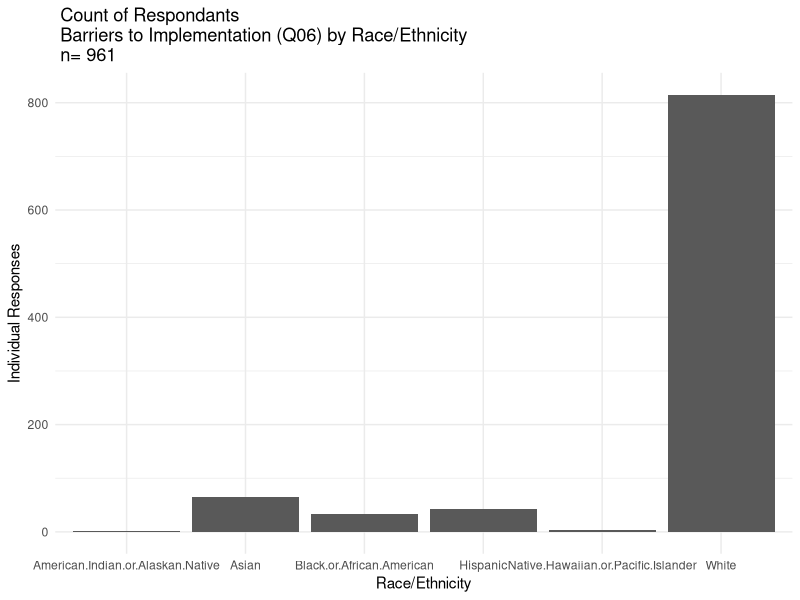

R code for this plot: (Note: this script raises an error after producing the figure.)
# load required libraries
require(ggplot2)
require(tidyverse)
require(reshape2)
require(pwr)
require(gplots)
require(corrplot)

############ LOAD THE PREPARED SURVEY DATA ###########################################
#read in cleaned dataframe "decoded_df_w_ethnicity.csv"
master.df <- read_csv("../../data_cleaning_scripts/05_adjust_ethnicities/output/decoded_df_w_ethnicity.csv")

############# MANUAL!!!! SET 1st SET OF MANUAL VARIABLES  #############################

# set the variable (Question) that will be analyzed: "COLUMN_NAME"
category.column.name <- "tracked_ethnicities"

# set a 'nice' (e.g. human readable) name to describe this category: "Category (Q#)"
category.column.name.nice <- "Race/Ethnicity"

# set a 'safe name' for naming variables: "Q#_category_category"
category.column.name.safe <- "race_ethnicity"

# set a 'short' for naming filename variables: "Q#_category"
category.column.name.short <- "Q15_ethnicity"

#set a nice name in upper and lower case that describes the category kinds 
#(e.g. gender, institution type): ""

category.nice.name.caps <- "Race and Ethnicity"
category.nice.name.lower <- "race and ethnicity"

############# GET CATEGORIES TO ANALYZE  ##############################################
#All questions are analyzed by a stratafying category (e.g. gender)

#subset the category column
category.column.subset <-  master.df[[category.column.name]]
#Get the levels (possible answers) within that catagories
category.levels <- levels(as.factor(category.column.subset))

############# MANUAL!!!! SET 2nd SET OF MANUAL VARIABLES  #############################

#Set levels to retain ( excluding for example responses such as 'Don't Know or 'NA')
# select the range of values within catagory.levels to use (e.g. category.levels[1:4])
category.levels <- category.levels[1:6]

#######################################################################################

# Reset the category subset
category.column.subset <-  master.df[[category.column.name]]



############ TEMPLATE VARIABLES    ############################
# These variables should not change and are specific to a template that analyzes a particular question
# Q38 Variables

#Names
# variable (Question) that will be analyzed ("COLUMN_NAME)
question.column.name <- "Q6_Optional..Please.describe.briefly..include.any.barriers.to.development.and.or.implementation."
# subsetting variable for this column (e.g master.df$COLUMN_NAME)
question.column.name.nice <- "Barriers to Implementation (Q06)"
# 'nice name' to describe this question
question.column.name.safe <- "Q06_barriers_to_implementation"
# 'short name' to describe this question
question.column.name.short <- "Q6_implementation"
# 'safe name' for naming variables
question.column.subset <- master.df[[question.column.name]]

########## Cleaning Steps ###################################################

#remove respondants not in US/Puerto Rico
remove.non.us.repondants <- function(df){
  countries <- c("United States","Puerto Rico")
  df <- df%>%
    filter(Country_Country %in% countries )
  return(df)
}

master.df.us.only <- remove.non.us.repondants(master.df)

# We will only analyze data that match the category.levels you have selected
# assuming you removed NA's or 'Don't knows, we will only analyze data for 
# respondants for which we have a response to the stratfying category

remove.non.relavant.repondants <- function(df){
  responses <- c("United States","Puerto Rico")
  df <- df%>%
    filter_(lazyeval::interp(quote(x %in% y), x=as.name(category.column.name), y=category.levels))
  return(df)
}

relavant.respondants.df <- remove.non.relavant.repondants(master.df.us.only)

#RESET SUBSET VALUES
category.column.subset <- relavant.respondants.df[[category.column.name]]
question.column.subset <- relavant.respondants.df[[question.column.name]]


############# column selection #################################################


category.raw.scored.columns <- c("Q06_Faculty.Issue...No.Expertise..Training",
                                 "Q06_Faculty.Issue...Time", 
                                 "Q06_Faculty.Issue...Not.enough.Faculty.members", 
                                 "Q06_Faculty.Issues...Interest.in.Topic", 
                                 "Q06_Curriculum.Issue...Course.Load.Full..No.time.space.for.Content", 
                                 "Q06_Curric.Isues..Curric.Revision.needed", 
                                 "Q06_Curric.Isues...Bioinf.approaches.need.to.be.taugh.at.every.level.integrate.current.classes", 
                                 "Q06_Curic.Issues...Bioinf.Program.Courses.under.develop", 
                                 "Q06_Curric.Isues...Not.a.req.for.Life.Sci.Majors..Pre.Med", 
                                 "Q06_Curric.Issue...Class.Size.too.large", 
                                 "Q06_Curric.Issues...Not.enough.classes.seats.available", 
                                 "Q06_Student.issue...Lack.of.Student.interest.in.quant.skills.and.related.courses", 
                                 "Q06_Student.Issues...Student.Background.is.insufficient", 
                                 "Q06_Inst.Dept.Support...Institutional.Inertia", 
                                 "Q06_Inst.Dept.Support...Inter.Departmental.Cooperation", 
                                 "Q06_Inst.Dept.Support...IT.Supprt", 
                                 "Q06_Inst.Dept.Support...State.Regulation",
                                 "Q06_Resource.Issue...Funding", 
                                 "Q06_Resource.Issues...Access.to.Approp.Software..Op.sys", 
                                 "Q06_Resources...Access.to.developed.Bioinf.Lesson.Plans.Bioinf.Curric", 
                                 "Q06_Facilities...Computer.Labs..Laq.Equip.limited.or.not.available", 
                                 "Q06_Facilities...Servers", 
                                 category.column.name)

category.raw.scored.df <- relavant.respondants.df%>%
  select(one_of(category.raw.scored.columns))

# Create a set of nice names for these columns

category.raw.scored.columns.nice.names <- c("Faculty Issues: Expertise/training", 
                                            "Faculty Issues: Time",
                                            "Faculty Issues: Too few faculty",
                                            "Faculty Issues: Lack of interest",
                                            "Curriculum Issues: No space",
                                            "Curriculum Issues: Incompatible with current curriculum",
                                            "Curriculum Issues: Integration needed at every level",
                                            "Curriculum Issues: Bioinformatics curriculum is under development",
                                            "Curriculum Issues: Not required for life sci/pre-med majors",
                                            "Curriculum Issues: Class size",
                                            "Curriculum Issues: Too few seats",
                                            "Student Issues: Lack of interest",
                                            "Student Issues: Background knowledge",
                                            "Institutional: Institutional inertia", 
                                            "Institutional: Inter-departmental cooperation", 
                                            "Institutional: IT support", 
                                            "Institutional: State regulation", 
                                            "Resource Issues: Funding", 
                                            "Resource Issues: Access to software",
                                            "Resource Issues: Access to bioinformatics lesson plans/curricula",
                                            "Facilities: Access to computer(s)/labs",
                                            "Facilities: Servers")

# Select the reduced columns (columns where coded responses have been summarized into
# binary values (1 = at least one faculty issue reported , 0 = no faculty issues reported


category.reduced.columns <- c("q06_Faculty_issues_reduced",
         					  "q06_Curriculum_issues_reduced",
         					  "q06_Student_issues_reduced",
         					  "q06_Institutional_issues_reduced",
         					  "q06_Resource_issues_reduced",
         					  "q06_Facilities_issues_reduced",
                              category.column.name)

category.reduced.df<- relavant.respondants.df%>%
  select(one_of(category.reduced.columns))

# create a set of nice names

category.reduced.columns.nice.names <- c("Faculty Issues",
                                        "Curriculum Issues", 
                                        "Student Issues", 
                                        "Institutional Issues",
                                        "Resource Issues", 
                                        "Facilities Issues")

######### CREATE DIRECTORIES #########################################################

#Create directory for table outputs

table.dir.path <- paste("./analysis_of",
                        question.column.name.safe, 
                        "by",
                        category.column.name.safe,
                        "/output_tables/",
                        sep = "_"
)
plot.dir.path <- paste("./analysis_of",
                       question.column.name.safe, 
                       "by",
                       category.column.name.safe,
                       "/output_plots/",
                       sep = "_"
)

#Create folders and start a ReadMe for this analysis
dir.create(table.dir.path, recursive = TRUE)
dir.create(plot.dir.path, recursive = TRUE)



############ MANUAL!!!!  CREATE A SET OF NICE NAMES FOR PLOTTING #######################
# Create a dataframe of your selected catagories and assign them easy-to-interprit names

#Nice names data frame - create a datframe of nice names for your categories, you must
#complete the df for all of the categories
#example:
#category.df <- data.frame ("Associates"= category.levels[1], 
#                           "Baccalaureate" = category.levels[2] , 
#                           "Masters" = category.levels[3] , 
#                           "Doctoral" = category.levels[4], 
#                           stringsAsFactors = FALSE)


category.df <- data.frame ("American Indian or Alaskan Native"= category.levels[1],
                           "Asian" = category.levels[2], 
                           "Black or African American" = category.levels[3], 
                           "Hispanic" = category.levels[4],
                           "Native Hawaiian or Pacific Islander"= category.levels[5], 
                           "White" = category.levels[6],
                           stringsAsFactors = FALSE)

######### DATA FRAME FORMATTING AND CLEANING STEPS  ###################################

#Create and format nice name dataframe
nice.names.df <- data.frame(t(category.df))
nice.names.df$rownames <- rownames(nice.names.df)
rownames(nice.names.df) <- nice.names.df$t.category.df.
nice.names.df$rownames <- as.character(nice.names.df$rownames)
nice.category.names <- nice.names.df$rownames

# The first row of category.df contains the original value of the category level, rename row
rownames(category.df)[1] <- "category_key"

#Create a blank row that will will come in handy later for storing other values
category.df.blank <- category.df
category.df.blank[2,] <- NA

########## ANALYSIS FUNCTIONS ########################################################
# The remainder of this script should not change based on the question or category

### count responses
# Determine how many respondents identifed in the accepted stratafying categories 
# (e.g. how many identifed as male or female)


num.cat.respondants <- function(df,
                                category.df.blank, 
                                category.column.subset,
                                table.dir.path,
                                question.column.name.safe){

  # Craate a df to hold the response counts
  response.counts.by.category <- category.df.blank
  rownames(response.counts.by.category)[2] <- "response_count"
  
  #use dplyr filter to find all rows in the matser df that match your chosen category levels
  # which in our df are the row 1 category keys. 
  
  for (category in colnames(response.counts.by.category)) {
    response.counts.by.category["response_count",category] <- df%>%
      # filter pipe below will return counts for all respondants that match the category
      filter(category.column.subset == response.counts.by.category["category_key",category])%>%
      count()
  }
  
  response.counts.by.category.filename <- paste(table.dir.path,
                                                "count_of_responses_to_", 
                                                question.column.name.short, 
                                                ".csv", 
                                                sep = "")
  write.csv(response.counts.by.category, file = response.counts.by.category.filename)
  
  # 2. Calculate "overall n" for the stratifying category - these are the number of respondants 
  # who answered to your chosen category, and who will be analyzed 
  
  n.respondants <- sum(as.numeric(response.counts.by.category["response_count",]))
  
  return(list(n.respondants = n.respondants,
              response.counts.by.category = response.counts.by.category))
}


# calculate number of respondants who identified within a stratfying category and write to file
n.respondants.object <- num.cat.respondants(category.raw.scored.df,
                                      category.df.blank, 
                                      category.column.subset,
                                      table.dir.path,
                                      question.column.name.safe)

n.respondants <- as.numeric(n.respondants.object[1])
response.counts.by.category <-as.data.frame(n.respondants.object[2])


##### PLOTTING SUMMMARY STATISTICS FUNCTION ############


plot.summary.statistics <- function(df,
                                    nice.names.df,
                                    category.column.name.nice,
                                    question.column.name.nice,
                                    question.column.name.safe,
                                    category.column.name.safe){
  # reshape the data for plotting and convert value to numeric types
  summary.response.df <- response.counts.by.category["response_count",]
  summary.response.df <- melt(as.matrix(summary.response.df))
  summary.response.df[,"value"] <- as.numeric(as.character(summary.response.df$value))
  
  # ggplot barplot 
  categories <- nice.category.names 
  summary.response.df%>%
  ggplot()+
    aes(x=Var2, y=value)+
    geom_bar(stat="identity", 
             position = "dodge")+
    ylab("Individual Responses")+
    xlab(category.column.name.nice)+
    scale_x_discrete(labels = categories )+
    ggtitle(paste(" Count of Respondants\n",
                  question.column.name.nice,
                  "by",
                  category.column.name.nice, 
                  "\n n=",
                  n.respondants))+
    theme_minimal()
                             
  
  summary.response.plotname <- paste("count_of_respondants",
                                     question.column.name.short,
                                     "by",
                                     category.column.name.short,
                                     ".png",
                                     sep = "_")
  
  ggsave(paste(plot.dir.path, summary.response.plotname, sep= ""), 
         width = 13.8, 
         height = 8.81, 
         units = "in")
  
}

#generate the summary statistic plot
plot.summary.statistics(response.counts.by.category,
                        nice.names.df,
                        category.column.name.nice,
                        question.column.name.nice,
                        question.column.name.safe,
                        category.column.name.safe)







######### RAW SCORE ANALYSIS #############################################################################

#Generate summary stats for raw scored sub-categories

raw.score.analysis <- function(df,
                               category.levels,
                               file.name.switch = 0, 
                               column.nice.names.f
                               ){
  #prepare a blank dataframe
  raw.scored.analysis.df <- df
  
  
  #generate the correct index numbers for the dataframe to analyze (not counting last column)
  raw.scored.analysis.index <- length(df) - 1
  
  #generate sums for each scored category by stratficiation category
  
  for (category in category.levels){
    for (score.category in colnames(df)[1:raw.scored.analysis.index] ){
      raw.scored.analysis.df[category,score.category] <- df %>%
        filter_(lazyeval::interp(quote(x == y), 
                                 x=as.name(category.column.name), 
                                 y=category))%>%
        select_(score.category)%>%
        mutate_if(is.character,as.numeric)%>%
        colSums()%>%
        as.numeric()
    }
  }
  
  
  #remove extraneous rows, tranpose, restore dataframeness, remove extraneous last row, add nice names
  raw.scored.analysis.df <- tail(as.matrix(raw.scored.analysis.df), length(category.levels))
  raw.scored.analysis.df <- t(raw.scored.analysis.df)
  raw.scored.analysis.df <- data.frame(raw.scored.analysis.df, stringsAsFactors = FALSE)
  raw.scored.analysis.df <- head(raw.scored.analysis.df, nrow(raw.scored.analysis.df) -1)
  colnames(raw.scored.analysis.df) <- colnames(category.df)
  rownames(raw.scored.analysis.df) <- column.nice.names.f
  
  
  #write the summary table
  
  ifelse(file.name.switch == 0, 

  raw.score.counts.by.category.filename <- paste(table.dir.path,
                                                 "tally_raw_of_", 
                                                 question.column.name.short,
                                                 "_by_",
                                                 category.column.name.short,
                                                 ".csv", 
                                                 sep = "")
  ,
  raw.score.counts.by.category.filename <- paste(table.dir.path,
                                                 "tally_reduced_of_", 
                                                 question.column.name.short,
                                                 "_by_",
                                                 category.column.name.short,
                                                 ".csv", 
                                                 sep = "")
  )
 

  
  
  
  write.csv(raw.scored.analysis.df, file = raw.score.counts.by.category.filename)
  
  
  # calculate raw score totals and preserve row names
  raw.scored.analysis.tallied.df <- raw.scored.analysis.df%>%
   mutate_if(is.character,as.numeric)%>%
    mutate("Totals_in_all_categories" = Reduce("+",.[1:(length(category.levels))]))
  rownames(raw.scored.analysis.tallied.df) <-column.nice.names.f
  raw.scored.analysis.tallied.df$Barrier <- rownames(raw.scored.analysis.tallied.df)
  
  return(raw.scored.analysis.tallied.df)

}


#tally up the number of individuals reponding in a given category of barrier
raw.scored.analysis.tallied.df <- raw.score.analysis(category.raw.scored.df, 
                                   category.levels,
                                   file.name.switch = 0, 
                                   category.raw.scored.columns.nice.names)







#plot raw score tallies
plot.tallied.scored <- function(raw.scored.analysis.tallied.df, 
                                question.column.name.nice, 
                                n.respondants , 
                                file.name.switch = 0
                                ){
  
  raw.scored.analysis.tallied.df.plot.title <- paste(" Absolute number of issues scored across all categories\n",
                                                     question.column.name.nice,
                                                     "\n",
                                                     "n=",
                                                     n.respondants
  )
  
  raw.scored.analysis.tallied.df%>%
    ggplot()+
    aes(x= reorder(Barrier,Totals_in_all_categories), y= Totals_in_all_categories)+
    #scale_x_discrete(limits = positions)+
    coord_flip()+
    ylab("number of issues scored")+
    xlab("percived barriers as scored")+
    ggtitle(raw.scored.analysis.tallied.df.plot.title)+
    geom_bar(stat = "identity")+
    theme_minimal()
  
  ifelse(file.name.switch == 0, 
         
  raw.scored.analysis.tallied.df.plot.filename <- paste("tally_of_raw_coded_barriers_all_categories",
                                                        question.column.name.short,
                                                        "by",
                                                        category.column.name.short,
                                                        ".png",
                                                        sep = "_")
  ,
  raw.scored.analysis.tallied.df.plot.filename <- paste("tally_of_reduced_coded_barriers_all_categories",
                                                        question.column.name.short,
                                                        "by",
                                                        category.column.name.short,
                                                        ".png",
                                                        sep = "_")
  )
  
  ggsave(paste(plot.dir.path,raw.scored.analysis.tallied.df.plot.filename, sep= ""), 
         width = 13.8, 
         height = 8.81, 
         units = "in")
}

#plot number of respondants by barriers (all categories)
plot.tallied.scored(raw.scored.analysis.tallied.df, 
                    question.column.name.nice, 
                    file.name.switch = 0,
                    n.respondants)

########### Calculate indiviual proportion of users reporting idenifying with a barrier

proportional.responses <- function(df,
                                   category.levels, 
                                   response.counts.by.category, 
                                   table.dir.path,
                                   question.column.name.safe,
                                   category.column.name.safe
                                   ){
  
  #crate new df from raw.scored.analysis.df and change column names to category key names (safe)
  raw.scored.analysis.df <- df[,1:(length(category.levels))]
  raw.scored.analysis.wkey.df <- raw.scored.analysis.df
  colnames(raw.scored.analysis.wkey.df) <- category.levels
  
  #melt and transpose and make "value" column numeric, preserving column name
  raw.scored.analysis.wkey.df <- t(raw.scored.analysis.wkey.df)
  raw.scored.analysis.wkey.df <- melt(as.matrix(raw.scored.analysis.wkey.df))
  raw.scored.analysis.wkey.df$value <- as.numeric(as.character(raw.scored.analysis.wkey.df$value))
  
  
  #Caculate percentages of responses in barrier category attribitable to stratification category
  # add summed_score column with this value
  responses.summed.by.barriers <- raw.scored.analysis.wkey.df %>%
    group_by(Var2)%>%
    mutate(summed_score = sum(as.numeric(as.character(value))))%>%
    mutate(percentage = (value / summed_score) * 100) 
  
  #add proportion calculation to barriers table where porpotion is out of total respondants
  # in a category. e.g. if 100 answered 'Associates' to Q21 but 50 left a + comment in Q38
  # then 50% of respondants at an Associates institution encountered a barrier
  
  #modify response.counts.by.category df for this analysis
  response.counts.df <- data.frame(response.counts.by.category["response_count",], stringsAsFactors = FALSE)
  colnames(response.counts.df) <- response.counts.by.category["category_key",]
  
  #create response column as factor
  responses.summed.by.barriers$responses <- responses.summed.by.barriers$Var1
  responses.summed.by.barriers$responses <- as.character(responses.summed.by.barriers$responses)
  # replace responses with the number of responses in that category
  for (category in category.levels) {
    responses.summed.by.barriers$responses[responses.summed.by.barriers$responses == category] <- response.counts.df[,category]
    
  }
  responses.summed.by.barriers$responses <- as.numeric(as.character(responses.summed.by.barriers$responses))
  # calculate the proportional response
  proportional.responses.summed.by.barriers<- responses.summed.by.barriers %>%
    mutate(proportion = value/responses)
  
  #Add nice names to dataframe
  
  proportional.responses.summed.by.barriers <- proportional.responses.summed.by.barriers%>%
    mutate(nice_names = Var1)
  proportional.responses.summed.by.barriers$nice_names <- as.character(proportional.responses.summed.by.barriers$nice_names)
  # replace responses with the number of responses in that category
  for (category in category.levels) {
    proportional.responses.summed.by.barriers$nice_names[proportional.responses.summed.by.barriers$nice_names == category] <- nice.names.df[category, "rownames"]
    
  }
  

  proportional.responses.summed.by.barriers.filename <- paste(table.dir.path,
                                                              "tally_of_raw_score_of_", 
                                                              question.column.name.short,
                                                              "_by_",
                                                              category.column.name.short,
                                                              "_proportions",
                                                              ".csv", 
                                                              sep = "")
  write.csv(proportional.responses.summed.by.barriers, 
            file = proportional.responses.summed.by.barriers.filename)

  return(proportional.responses.summed.by.barriers)
  
}

proportional.responses.summed.by.barriers <- proportional.responses(raw.scored.analysis.tallied.df,
                                                                    category.levels, 
                                                                    response.counts.by.category, 
                                                                    table.dir.path,
                                                                    question.column.name.safe,
                                                                    category.column.name.safe)

############# Return top5 barriers ##############################################################

top5.barriers.by.proportion <- function(df){
  top.rows <- proportional.responses.summed.by.barriers%>%
    arrange(desc(summed_score))%>%
    distinct(Var2)%>%
    head(n=5)
  
  top.rows <- top.rows$Var2
  
  proportional.responses.summed.by.barriers.top5 <- proportional.responses.summed.by.barriers%>%
    filter(Var2 %in% top.rows)
  
  return(proportional.responses.summed.by.barriers.top5)
  
}

proportional.responses.summed.by.barriers.top5 <- top5.barriers.by.proportion(proportional.responses.summed.by.barriers)

############# Plot top5 barriers ##############################################################

plot.of.top5.barriers <- function(df,
                                  question.column.name.nice,
                                  category.nice.name.lower,
                                  n.respondants,
                                  category.nice.name.caps,
                                  question.column.name.safe,
                                  category.column.name.safe
                                  ){
  
  #setup ordering of plot
  proportional.responses.summed.by.barriers.top5.plot <- df
  proportional.responses.summed.by.barriers.top5.plot$Var2 <- 
    factor(proportional.responses.summed.by.barriers.top5.plot$Var2, levels = 
             proportional.responses.summed.by.barriers.top5.plot$Var2[order(desc(proportional.responses.summed.by.barriers.top5.plot$summed_score))])
  
  proportional.responses.summed.by.barriers.top5.plot$nice_names <- 
    factor(proportional.responses.summed.by.barriers.top5.plot$nice_names, levels = 
             colnames(category.df))
  
  #plot
  proportional.responses.summed.by.barriers.top5.plot%>%
    ggplot()+
    aes(x=Var2, y=proportion, fill=nice_names)+
    geom_bar(stat = "identity", position = "dodge")+
    labs(x = question.column.name.nice, 
         y = "proportion of respondants", 
         title = "Top 5 Most Commonly Reported Barriers to Including Bioinformatics in Existing Courses",
         subtitle = paste("Shown as proportion of users within each",
                          category.nice.name.lower,
                          "n=",n.respondants ))+
    theme_minimal()+
    theme(axis.text.x=element_text(angle=-20, hjust = 0, vjust = 1))+
    scale_fill_discrete(name= category.nice.name.caps)
  
  proportional.responses.summed.by.barriers.top5.plot.filename <- paste("top_5_reported_barriers_proprotional_by_cat",
                                                                        question.column.name.short,
                                                                        "by",
                                                                        category.column.name.short,
                                                                        ".png",
                                                                        sep = "_")
  
  ggsave(paste(plot.dir.path,proportional.responses.summed.by.barriers.top5.plot.filename, sep= ""), 
         width = 13.8, 
         height = 8.81, 
         units = "in")
}
plot.of.top5.barriers(proportional.responses.summed.by.barriers.top5,
                      question.column.name.nice,
                      category.nice.name.lower,
                      n.respondants,
                      category.nice.name.caps,
                      question.column.name.safe,
                      category.column.name.safe)

########### Create new columns for proportion tests

proportion_table <- proportional.responses.summed.by.barriers%>%
  mutate(positive_scored_response = value)%>%
  mutate(null_scored_response = responses - value)


############ Signifigantly Different Barriers Across Categories  #########################################

sig.diff.chi.analysis <- function(df){
  # calculate chi-values (by proportion test) on each category and return signifigantly different barriers
  proportional.responses.summed.by.barriers.grouped <- group_by(df, Var2)
  proportional.responses.summed.by.barriers.grouped.prop <- proportional.responses.summed.by.barriers.grouped%>%
    do(prop_test_chi_pvalue = prop.test(.$positive_scored_response,.$responses)$p.value)
  
  proportional.sig.responses.summed.by.barriers.filename <- paste(table.dir.path,
                                                                  "sig_diff_", 
                                                                  question.column.name.short,
                                                                  "_barriers_by_",
                                                                  category.column.name.short,
                                                                  "_prop_test",
                                                                  ".csv", 
                                                                  sep = "")
  write.csv(as.matrix(proportional.responses.summed.by.barriers.grouped.prop), file = proportional.sig.responses.summed.by.barriers.filename)
  
  return(proportional.responses.summed.by.barriers.grouped.prop)
}

#calculate chi values
# remove NaN Values
proportion_table_non_zero <- proportion_table%>%
  filter(summed_score != 0)

# for valid chi tests, remove scored categories where any scored category has less than 5 respondants
proportion_table_minimal_scoring <- proportion_table_non_zero%>%
  group_by(Var2)%>%
  filter(all(value >= 5))
  

#execute function to test for signifigance
proportional.sig.responses.summed.by.barriers <- sig.diff.chi.analysis(proportion_table_minimal_scoring)


# Add signifigance to proportion table

proportion_table_summary <- proportion_table_minimal_scoring%>%
  group_by(Var2)%>%
  left_join(., proportional.sig.responses.summed.by.barriers)

#coerce proportion test values into numeric forms
proportion_table_summary$prop_test_chi_pvalue <- as.numeric(proportion_table_summary$prop_test_chi_pvalue)



######Caclualte Margins of Error ####################################################################
# Interval estimate of population proportion at 95% confidence interval

proportion_table_summary <- proportion_table_summary%>%
  mutate(proportion_error = as.numeric(sqrt((proportion * (1 - proportion)/responses))*qnorm(.975)))%>%
  mutate(ymax = proportion + (proportion * proportion_error))%>%
  mutate(ymin = proportion - (proportion * proportion_error))

#CREATE FRAME FOR SAVING
proportion_table_summary.filename <- paste(table.dir.path,
                                           "sum_table_",
                                           question.column.name.short,
                                           "_by_",
                                           category.column.name.short,
                                           ".csv",
                                           sep = "")
write_csv(proportion_table_summary,path =  proportion_table_summary.filename)

######### POWER ANALYSIS #############################################################################
# Calculate possible effect size given 80% power for a chi.test statistic 

effect.size <- round(pwr.chisq.test(w = NULL, 
                                 N = n.respondants, 
                                 df = (length(category.levels) - 1), 
                                 sig.level = 0.05, 
                                 power = 0.8)$w, digits = 3)


effect_statement <- if(effect.size <= .1){
  paste("Question effect size at 80% power is ",effect.size, ", sufficent for detecting small effects [.1]", sep= "")
}else if (effect.size > .1 | effect.size <= .5){
  paste("Question effect size at 80% power is ",effect.size, ", sufficent for detecting medium effects [.3]", sep= "")
}else if (effect.size >= .5){
  paste("Question effect size at 80% power is ",effect.size, ", sufficent for detecting large effects [.5]", sep="" )
}

############ Plot signifigantly different barriers ####################################


plot.sig.barriers <- function(df, 
                              category.df,
                              category.levels,
                              category.nice.name.caps,
                              category.nice.name.lower,
                              n.respondants,
                              question.column.name.safe,
                              category.column.name.safe){
  
  #signifigant barriers
  sig.barriers <- df%>%
    filter(prop_test_chi_pvalue <= 0.05)
  sigs <- as.character(sig.barriers$Var2)
  sigs <- c(sigs)
  
  #plot signifigant barriers
  
  #reformat Var2 names as chr
  df$Var2 <- as.character(df$Var2)
  
  proportional.sig.responses.summed.by.barriers.plot <-df%>%
    filter(Var2 %in% sigs)
  
  #setup plot ordering
  
  proportional.sig.responses.summed.by.barriers.plot <- proportional.sig.responses.summed.by.barriers.plot
  proportional.sig.responses.summed.by.barriers.plot$Var2 <- 
    factor(proportional.sig.responses.summed.by.barriers.plot$Var2, levels = 
             proportional.sig.responses.summed.by.barriers.plot$Var2[order(desc(proportional.sig.responses.summed.by.barriers.plot$summed_score))])
  
  proportional.sig.responses.summed.by.barriers.plot$nice_names <- 
    factor(proportional.sig.responses.summed.by.barriers.plot$nice_names, levels = 
             colnames(category.df))
  
  
  #plot
  
  # create legend lables that show the value of n for a stratfying category
  legend.labels <- df%>%
    ungroup()%>%
    select(nice_names, responses)%>%
    head(., n = length(category.levels))%>%
    mutate(legend = paste(nice_names, " (","n=", responses,")", sep = ""))
  
  # create labels that show how many positive (coded) responses
  x.labels <- proportional.sig.responses.summed.by.barriers.plot%>%
    arrange(desc(summed_score))%>%
    select(Var2, summed_score)%>%
    distinct(Var2, .keep_all = TRUE)%>%
    mutate(x.labels = paste(Var2, " \n(", "N(cr+)=", summed_score, ")", sep = ""))
  
  # get values of error bars
  
  error.limits <- aes(ymax = proportional.sig.responses.summed.by.barriers.plot$ymax, ymin = proportional.sig.responses.summed.by.barriers.plot$ymin)
  error.dodge <- position_dodge(width=0.9)
  
  proportional.sig.responses.summed.by.barriers.plot%>%
    ggplot()+
    aes(x=Var2, y=proportion, fill=nice_names)+
    geom_bar(stat = "identity", position = "dodge")+
    labs(x = question.column.name.nice,
         y = "proportion of respondants", 
         title = paste("Barriers Differing Signifigantly by", category.nice.name.caps),
         subtitle = paste("Shown as proportion of users within each",
                          category.nice.name.lower,
                          "n=",n.respondants, "\n", effect_statement, sep = "" ))+
    theme_minimal()+
    theme(axis.text.x=element_text(angle=-20, hjust = 0, vjust = 1))+
    scale_fill_discrete(name= category.nice.name.caps, labels = legend.labels$legend)+
    scale_x_discrete(labels = x.labels$x.labels)+
    geom_errorbar(error.limits, position = error.dodge, width = .2)
    
  
  
  
  proportional.sig.responses.summed.by.barriers.plot.filename <- paste("barriers_differing_signifigantly_by_category_proprotional_by_category",
                                                                       question.column.name.short,
                                                                       "by",
                                                                       category.column.name.short,
                                                                       ".png",
                                                                       sep = "_")
  
  ggsave(paste(plot.dir.path,proportional.sig.responses.summed.by.barriers.plot.filename, sep= ""), 
         width = 13.8, 
         height = 8.81, 
         units = "in")
  
  
}


# plot signifigantly different responses
plot.sig.barriers(proportion_table_summary, 
                  category.df,
                  category.levels,
                  category.nice.name.caps,
                  category.nice.name.lower,
                  n.respondants,
                  question.column.name.safe,
                  category.column.name.safe)

pdf(NULL)
############## Analysis of Reduced Categories ##################################



# baloon plot of percentages of faculty reporting barrier by stratafying category


#get tallies for reduced columns
reduced.tally.df <- raw.score.analysis(category.reduced.df,
                                       category.levels,
                                       file.name.switch = 1,
                                       category.reduced.columns.nice.names)

# Select relavant columns and ensure values are numeric
reduced.tally.df <- as.matrix(reduced.tally.df[,1:(length(reduced.tally.df)-2)])



#convert reponse numbers to percentages

#get denominators (number of responses for each stratafying category)
responses.n.for.all.categories <- proportional.responses.summed.by.barriers%>%
  ungroup()%>%
  select(responses, nice_names)%>%
  head(.,n=length(category.levels))%>%
  t()
colnames(responses.n.for.all.categories) <- responses.n.for.all.categories["nice_names",]
responses.n.for.all.categories <- head(responses.n.for.all.categories, n=1)
responses.n.for.all.categories[1,] <- as.numeric(responses.n.for.all.categories[1,])


#convert tally of reduced columns to percentages
for(categories in colnames(reduced.tally.df)){
  denom <- as.numeric(responses.n.for.all.categories[,categories])
  reduced.tally.df[,categories] <- round(((reduced.tally.df[,categories] / denom)*100), digits = 1)
}


#generate baloon plot

reduced.baloonplot.filename <- paste("reduced_baloonplot",
                                     question.column.name.short,
                                     "by",
                                     category.column.name.short,
                                     ".png",
                                     sep = "_")

png(filename = paste(plot.dir.path,reduced.baloonplot.filename, sep= ""),
    width = 13.8, 
    height = 8.81, 
    units = "in", 
    res = 600)

balloonplot(as.table(reduced.tally.df),
            main = paste("Percentages of Faculty Reporting", question.column.name.nice, "by", category.nice.name.caps, 
                         "\n area proprotional to percentage", sep = " "),
            show.margins = FALSE, 
            show.zeros = FALSE, 
            xlab = "Barriers", 
            ylab = category.nice.name.caps,
            text.size = 0.7
            )
dev.off()

# Barplot



#transpose and restore dataframeness

reduced.tally.df.t <- t(reduced.tally.df)
reduced.tally.df.t <- data.frame(reduced.tally.df.t)

# Restore nice names
colnames(reduced.tally.df.t) <- category.reduced.columns.nice.names

#melt as matrix for plotting
reduced.tally.df.m <- melt(as.matrix(reduced.tally.df.t))


#create plot
reduced.tally.df.m%>%
  ggplot()+
  aes(x= Var1, y = value, fill = Var2)+
  geom_bar(stat="identity", position = "dodge")+
  labs(x = category.column.name.nice,
     y = "percentage of respondants", 
     title = paste("Percentages of Faculty Responding within Reduced Barrier Categories"),
     subtitle = paste("Shown as proportion of users within each",
                      category.nice.name.lower,
                      "n=",n.respondants ))+
  theme_minimal()+
  scale_fill_discrete(name= "Reduced Barrier Categories")

reduced.summary.persentage.filename <- paste("reduced_category_barplot",
                              question.column.name.short,
                              "by",
                              category.column.name.short,
                              ".png",
                              sep = "_")


ggsave(paste(plot.dir.path,reduced.summary.persentage.filename, sep= ""), 
       width = 13.8, 
       height = 8.81, 
       units = "in")

# Correlation plot
correlation.plot.filename <- paste("reduced_category_correlation",
                                             question.column.name.short,
                                             "by",
                                             category.column.name.short,
                                             ".png",
                                             sep = "_")

png(filename = paste(plot.dir.path,correlation.plot.filename, sep= ""),
    width = 14, 
    height = 14, 
    units = "in", 
    res = 600)

reduced.tally.df.correlated <- cor(reduced.tally.df.t)
corrplot(reduced.tally.df.correlated, 
         order = "hclust", 
         tl.srt=45)
dev.off()
